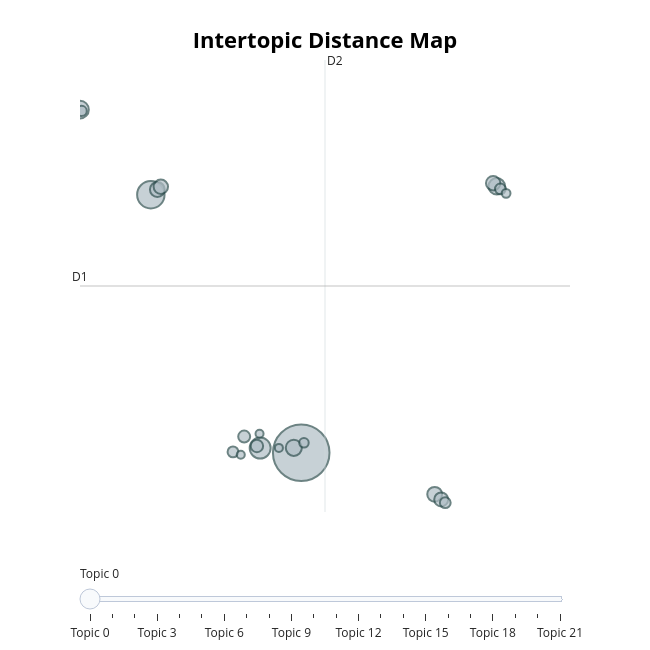

Notebook source saved alongside this figure:
### Code cell
topic_model.visualize_topics()

### Figure 1 — Plotly figure (JSON) as saved in the notebook; plotly's stock layout.template omitted (floating-point values rounded to 4 significant figures)
{"data": [{"customdata": [[0, "traffic | learning | smart | proposed | network", 247], [1, "algorithmic | algorithms | criminal | fairness | decision", 58], [2, "administration | psd | sdgs | sector | digital", 34], [3, "perceived | adoption | trust | tam | employees", 24], [4, "sovereignty | european | surveillance | rights | privacy", 21], [5, "green | environmental | japanese | energy | city", 20], [6, "automated | administrative | law | rule | legal", 17], [7, "sentiment | opinion | tweets | arabic | twitter", 17], [8, "administrative | judicial | legal | judiciary | baltic", 16], [9, "countries | drain | brain | readiness | gdp", 16], [10, "llms | language | retrieval | rag | hotline", 15], [11, "big | trudeau | transformations | publicness | collaborations", 12], [12, "fintech | audit | financial | auditing | internal", 11], [13, "ethics | german | gai | act | initiatives", 9], [14, "ontology | recommendation | semantic | items | ontologies", 9], [15, "psm | media | smokers | recommender | epistemic", 9], [16, "capabilities | organizational | saudi | foresight | creativity", 8], [17, "urban | guidelines | fake | violence | kiosks", 7], [18, "latin | america | debates | colombia | institutionalized", 6], [19, "prompt | prompting | knowledge | expert | ml", 5], [20, "rural | outsourcing | srd | house | local", 5], [21, "biot | blockchain | property | petitions | citizen", 5]], "hovertemplate": "<b>Topic %{customdata[0]}</b><br>%{customdata[1]}<br>Size: %{customdata[2]}", "legendgroup": "", "marker": {"color": "#B0BEC5", "line": {"color": "DarkSlateGrey", "width": 2}, "size": [247, 58, 34, 24, 21, 20, 17, 17, 16, 16, 15, 12, 11, 9, 9, 9, 8, 7, 6, 5, 5, 5], "sizemode": "area", "sizeref": 0.1544, "symbol": "circle"}, "mode": "markers", "name": "", "orientation": "v", "showlegend": false, "type": "scatter", "x": [8.37, 2.679, 6.817, -0.001243, 15.77, 8.09, 2.926, 13.42, 3.057, 15.63, 13.67, 6.694, 6.211, 15.91, 13.82, 5.788, 0.06158, 8.473, 16.12, 6.082, 7.525, 6.793], "xaxis": "x", "y": [-0.583, 11.75, -0.3628, 15.81, 12.15, -0.3514, 12.0, -2.572, 12.13, 12.3, -2.818, -0.2636, 0.1876, 12.02, -2.972, -0.5449, 15.75, -0.1124, 11.81, -0.681, -0.3542, 0.3207], "yaxis": "y"}], "layout": {"annotations": [{"showarrow": false, "text": "D1", "x": -0.00143, "y": 7.384, "yshift": 10}, {"showarrow": false, "text": "D2", "x": 9.27, "xshift": 10, "y": 18.19}], "height": 650, "hoverlabel": {"bgcolor": "white", "font": {"family": "Rockwell", "size": 16}}, "legend": {"itemsizing": "constant", "tracegroupgap": 0}, "margin": {"t": 60}, "shapes": [{"line": {"color": "#CFD8DC", "width": 2}, "type": "line", "x0": 9.27, "x1": 9.27, "y0": -3.418, "y1": 18.19}, {"line": {"color": "#9E9E9E", "width": 2}, "type": "line", "x0": -0.00143, "x1": 18.54, "y0": 7.384, "y1": 7.384}], "sliders": [{"active": 0, "pad": {"t": 50}, "steps": [{"args": [{"marker.color": [["red", "#B0BEC5", "#B0BEC5", "#B0BEC5", "#B0BEC5", "#B0BEC5", "#B0BEC5", "#B0BEC5", "#B0BEC5", "#B0BEC5", "#B0BEC5", "#B0BEC5", "#B0BEC5", "#B0BEC5", "#B0BEC5", "#B0BEC5", "#B0BEC5", "#B0BEC5", "#B0BEC5", "#B0BEC5", "#B0BEC5", "#B0BEC5"]]}], "label": "Topic 0", "method": "update"}, {"args": [{"marker.color": [["#B0BEC5", "red", "#B0BEC5", "#B0BEC5", "#B0BEC5", "#B0BEC5", "#B0BEC5", "#B0BEC5", "#B0BEC5", "#B0BEC5", "#B0BEC5", "#B0BEC5", "#B0BEC5", "#B0BEC5", "#B0BEC5", "#B0BEC5", "#B0BEC5", "#B0BEC5", "#B0BEC5", "#B0BEC5", "#B0BEC5", "#B0BEC5"]]}], "label": "Topic 1", "method": "update"}, {"args": [{"marker.color": [["#B0BEC5", "#B0BEC5", "red", "#B0BEC5", "#B0BEC5", "#B0BEC5", "#B0BEC5", "#B0BEC5", "#B0BEC5", "#B0BEC5", "#B0BEC5", "#B0BEC5", "#B0BEC5", "#B0BEC5", "#B0BEC5", "#B0BEC5", "#B0BEC5", "#B0BEC5", "#B0BEC5", "#B0BEC5", "#B0BEC5", "#B0BEC5"]]}], "label": "Topic 2", "method": "update"}, {"args": [{"marker.color": [["#B0BEC5", "#B0BEC5", "#B0BEC5", "red", "#B0BEC5", "#B0BEC5", "#B0BEC5", "#B0BEC5", "#B0BEC5", "#B0BEC5", "#B0BEC5", "#B0BEC5", "#B0BEC5", "#B0BEC5", "#B0BEC5", "#B0BEC5", "#B0BEC5", "#B0BEC5", "#B0BEC5", "#B0BEC5", "#B0BEC5", "#B0BEC5"]]}], "label": "Topic 3", "method": "update"}, {"args": [{"marker.color": [["#B0BEC5", "#B0BEC5", "#B0BEC5", "#B0BEC5", "red", "#B0BEC5", "#B0BEC5", "#B0BEC5", "#B0BEC5", "#B0BEC5", "#B0BEC5", "#B0BEC5", "#B0BEC5", "#B0BEC5", "#B0BEC5", "#B0BEC5", "#B0BEC5", "#B0BEC5", "#B0BEC5", "#B0BEC5", "#B0BEC5", "#B0BEC5"]]}], "label": "Topic 4", "method": "update"}, {"args": [{"marker.color": [["#B0BEC5", "#B0BEC5", "#B0BEC5", "#B0BEC5", "#B0BEC5", "red", "#B0BEC5", "#B0BEC5", "#B0BEC5", "#B0BEC5", "#B0BEC5", "#B0BEC5", "#B0BEC5", "#B0BEC5", "#B0BEC5", "#B0BEC5", "#B0BEC5", "#B0BEC5", "#B0BEC5", "#B0BEC5", "#B0BEC5", "#B0BEC5"]]}], "label": "Topic 5", "method": "update"}, {"args": [{"marker.color": [["#B0BEC5", "#B0BEC5", "#B0BEC5", "#B0BEC5", "#B0BEC5", "#B0BEC5", "red", "#B0BEC5", "#B0BEC5", "#B0BEC5", "#B0BEC5", "#B0BEC5", "#B0BEC5", "#B0BEC5", "#B0BEC5", "#B0BEC5", "#B0BEC5", "#B0BEC5", "#B0BEC5", "#B0BEC5", "#B0BEC5", "#B0BEC5"]]}], "label": "Topic 6", "method": "update"}, {"args": [{"marker.color": [["#B0BEC5", "#B0BEC5", "#B0BEC5", "#B0BEC5", "#B0BEC5", "#B0BEC5", "#B0BEC5", "red", "#B0BEC5", "#B0BEC5", "#B0BEC5", "#B0BEC5", "#B0BEC5", "#B0BEC5", "#B0BEC5", "#B0BEC5", "#B0BEC5", "#B0BEC5", "#B0BEC5", "#B0BEC5", "#B0BEC5", "#B0BEC5"]]}], "label": "Topic 7", "method": "update"}, {"args": [{"marker.color": [["#B0BEC5", "#B0BEC5", "#B0BEC5", "#B0BEC5", "#B0BEC5", "#B0BEC5", "#B0BEC5", "#B0BEC5", "red", "#B0BEC5", "#B0BEC5", "#B0BEC5", "#B0BEC5", "#B0BEC5", "#B0BEC5", "#B0BEC5", "#B0BEC5", "#B0BEC5", "#B0BEC5", "#B0BEC5", "#B0BEC5", "#B0BEC5"]]}], "label": "Topic 8", "method": "update"}, {"args": [{"marker.color": [["#B0BEC5", "#B0BEC5", "#B0BEC5", "#B0BEC5", "#B0BEC5", "#B0BEC5", "#B0BEC5", "#B0BEC5", "#B0BEC5", "red", "#B0BEC5", "#B0BEC5", "#B0BEC5", "#B0BEC5", "#B0BEC5", "#B0BEC5", "#B0BEC5", "#B0BEC5", "#B0BEC5", "#B0BEC5", "#B0BEC5", "#B0BEC5"]]}], "label": "Topic 9", "method": "update"}, {"args": [{"marker.color": [["#B0BEC5", "#B0BEC5", "#B0BEC5", "#B0BEC5", "#B0BEC5", "#B0BEC5", "#B0BEC5", "#B0BEC5", "#B0BEC5", "#B0BEC5", "red", "#B0BEC5", "#B0BEC5", "#B0BEC5", "#B0BEC5", "#B0BEC5", "#B0BEC5", "#B0BEC5", "#B0BEC5", "#B0BEC5", "#B0BEC5", "#B0BEC5"]]}], "label": "Topic 10", "method": "update"}, {"args": [{"marker.color": [["#B0BEC5", "#B0BEC5", "#B0BEC5", "#B0BEC5", "#B0BEC5", "#B0BEC5", "#B0BEC5", "#B0BEC5", "#B0BEC5", "#B0BEC5", "#B0BEC5", "red", "#B0BEC5", "#B0BEC5", "#B0BEC5", "#B0BEC5", "#B0BEC5", "#B0BEC5", "#B0BEC5", "#B0BEC5", "#B0BEC5", "#B0BEC5"]]}], "label": "Topic 11", "method": "update"}, {"args": [{"marker.color": [["#B0BEC5", "#B0BEC5", "#B0BEC5", "#B0BEC5", "#B0BEC5", "#B0BEC5", "#B0BEC5", "#B0BEC5", "#B0BEC5", "#B0BEC5", "#B0BEC5", "#B0BEC5", "red", "#B0BEC5", "#B0BEC5", "#B0BEC5", "#B0BEC5", "#B0BEC5", "#B0BEC5", "#B0BEC5", "#B0BEC5", "#B0BEC5"]]}], "label": "Topic 12", "method": "update"}, {"args": [{"marker.color": [["#B0BEC5", "#B0BEC5", "#B0BEC5", "#B0BEC5", "#B0BEC5", "#B0BEC5", "#B0BEC5", "#B0BEC5", "#B0BEC5", "#B0BEC5", "#B0BEC5", "#B0BEC5", "#B0BEC5", "red", "#B0BEC5", "#B0BEC5", "#B0BEC5", "#B0BEC5", "#B0BEC5", "#B0BEC5", "#B0BEC5", "#B0BEC5"]]}], "label": "Topic 13", "method": "update"}, {"args": [{"marker.color": [["#B0BEC5", "#B0BEC5", "#B0BEC5", "#B0BEC5", "#B0BEC5", "#B0BEC5", "#B0BEC5", "#B0BEC5", "#B0BEC5", "#B0BEC5", "#B0BEC5", "#B0BEC5", "#B0BEC5", "#B0BEC5", "red", "#B0BEC5", "#B0BEC5", "#B0BEC5", "#B0BEC5", "#B0BEC5", "#B0BEC5", "#B0BEC5"]]}], "label": "Topic 14", "method": "update"}, {"args": [{"marker.color": [["#B0BEC5", "#B0BEC5", "#B0BEC5", "#B0BEC5", "#B0BEC5", "#B0BEC5", "#B0BEC5", "#B0BEC5", "#B0BEC5", "#B0BEC5", "#B0BEC5", "#B0BEC5", "#B0BEC5", "#B0BEC5", "#B0BEC5", "red", "#B0BEC5", "#B0BEC5", "#B0BEC5", "#B0BEC5", "#B0BEC5", "#B0BEC5"]]}], "label": "Topic 15", "method": "update"}, {"args": [{"marker.color": [["#B0BEC5", "#B0BEC5", "#B0BEC5", "#B0BEC5", "#B0BEC5", "#B0BEC5", "#B0BEC5", "#B0BEC5", "#B0BEC5", "#B0BEC5", "#B0BEC5", "#B0BEC5", "#B0BEC5", "#B0BEC5", "#B0BEC5", "#B0BEC5", "red", "#B0BEC5", "#B0BEC5", "#B0BEC5", "#B0BEC5", "#B0BEC5"]]}], "label": "Topic 16", "method": "update"}, {"args": [{"marker.color": [["#B0BEC5", "#B0BEC5", "#B0BEC5", "#B0BEC5", "#B0BEC5", "#B0BEC5", "#B0BEC5", "#B0BEC5", "#B0BEC5", "#B0BEC5", "#B0BEC5", "#B0BEC5", "#B0BEC5", "#B0BEC5", "#B0BEC5", "#B0BEC5", "#B0BEC5", "red", "#B0BEC5", "#B0BEC5", "#B0BEC5", "#B0BEC5"]]}], "label": "Topic 17", "method": "update"}, {"args": [{"marker.color": [["#B0BEC5", "#B0BEC5", "#B0BEC5", "#B0BEC5", "#B0BEC5", "#B0BEC5", "#B0BEC5", "#B0BEC5", "#B0BEC5", "#B0BEC5", "#B0BEC5", "#B0BEC5", "#B0BEC5", "#B0BEC5", "#B0BEC5", "#B0BEC5", "#B0BEC5", "#B0BEC5", "red", "#B0BEC5", "#B0BEC5", "#B0BEC5"]]}], "label": "Topic 18", "method": "update"}, {"args": [{"marker.color": [["#B0BEC5", "#B0BEC5", "#B0BEC5", "#B0BEC5", "#B0BEC5", "#B0BEC5", "#B0BEC5", "#B0BEC5", "#B0BEC5", "#B0BEC5", "#B0BEC5", "#B0BEC5", "#B0BEC5", "#B0BEC5", "#B0BEC5", "#B0BEC5", "#B0BEC5", "#B0BEC5", "#B0BEC5", "red", "#B0BEC5", "#B0BEC5"]]}], "label": "Topic 19", "method": "update"}, {"args": [{"marker.color": [["#B0BEC5", "#B0BEC5", "#B0BEC5", "#B0BEC5", "#B0BEC5", "#B0BEC5", "#B0BEC5", "#B0BEC5", "#B0BEC5", "#B0BEC5", "#B0BEC5", "#B0BEC5", "#B0BEC5", "#B0BEC5", "#B0BEC5", "#B0BEC5", "#B0BEC5", "#B0BEC5", "#B0BEC5", "#B0BEC5", "red", "#B0BEC5"]]}], "label": "Topic 20", "method": "update"}, {"args": [{"marker.color": [["#B0BEC5", "#B0BEC5", "#B0BEC5", "#B0BEC5", "#B0BEC5", "#B0BEC5", "#B0BEC5", "#B0BEC5", "#B0BEC5", "#B0BEC5", "#B0BEC5", "#B0BEC5", "#B0BEC5", "#B0BEC5", "#B0BEC5", "#B0BEC5", "#B0BEC5", "#B0BEC5", "#B0BEC5", "#B0BEC5", "#B0BEC5", "red"]]}], "label": "Topic 21", "method": "update"}]}], "title": {"font": {"color": "Black", "size": 22}, "text": "<b>Intertopic Distance Map</b>", "x": 0.5, "xanchor": "center", "y": 0.95, "yanchor": "top"}, "width": 650, "xaxis": {"anchor": "y", "domain": [0, 1], "range": [-0.00143, 18.54], "title": {"text": ""}, "visible": false}, "yaxis": {"anchor": "x", "domain": [0, 1], "range": [-3.418, 18.19], "title": {"text": ""}, "visible": false}}}
